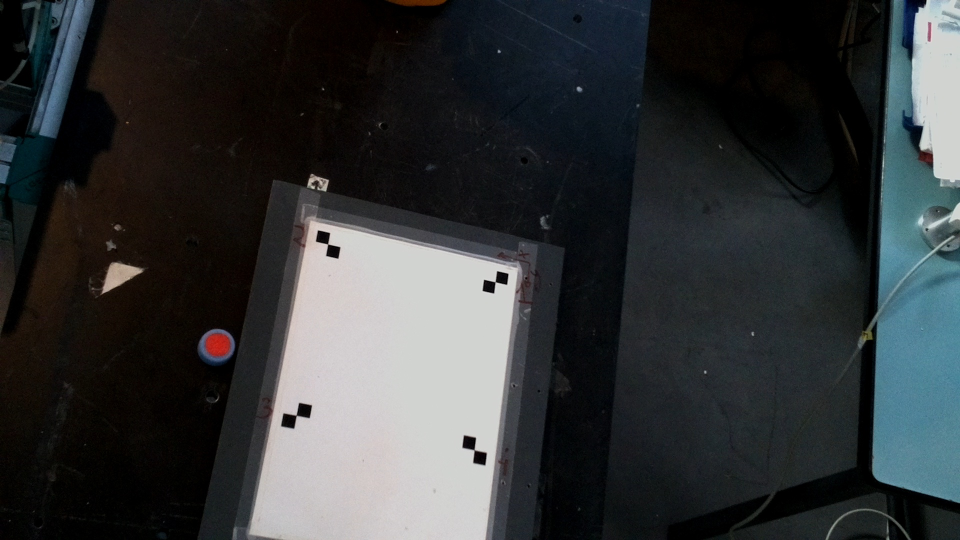
#> input picture src/images/mire/imamire.jpg, 1920 x 1080 px, found by its file name (shown at 1/2 size)
$ python homography_retification.py
#> lines starting #> are read from the running program, lines starting #| are printed output that depends on the picture; after the words box and inside, x2 and y2 are one past the last pixel; in counts of white or black regions, pixels touching at a corner belong together
import cv2
import numpy as np

def overprinting_outline_targe(image_path: str, pixels: np.array, color: tuple, thickness: int) -> None:
#> called with image_path = 'src/images/sources/mire/imamire.jpg', pixels = array of shape (4, 2), color = (0, 255, 0), thickness = 1
    image = cv2.imread(image_path)
#> image is the input picture: shape (1080, 1920, 3); mean B, G, R 55.2, 53.9, 51.1

    if image is None:
        raise FileNotFoundError(f"Image not found at path: {image}")

    pixels = pixels.astype(np.int32)    # Convert the np array pixels to integer for the line function of cv2

    for pixel in range(len(pixels)):
        cv2.line(image, tuple(pixels[pixel]), tuple(pixels[(pixel + 1) % len(pixels)]), color, thickness)
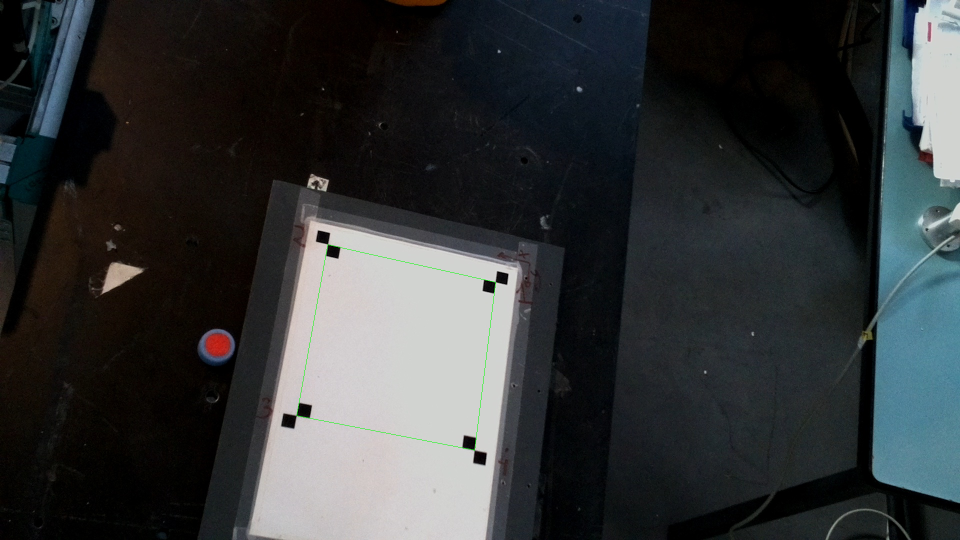
#> image: shape (1080, 1920, 3) (shown at 1/2 size); 0.07% of pixels changed, all inside (x1, y1, x2, y2) = (593, 489, 992, 901)

    cv2.imwrite("src/images/generated/mire/outline_target.png", image)
    cv2.waitKey(0)
    cv2.destroyAllWindows()

def processImage(image_path: str, srcPoints):
    image = cv2.imread(image_path)
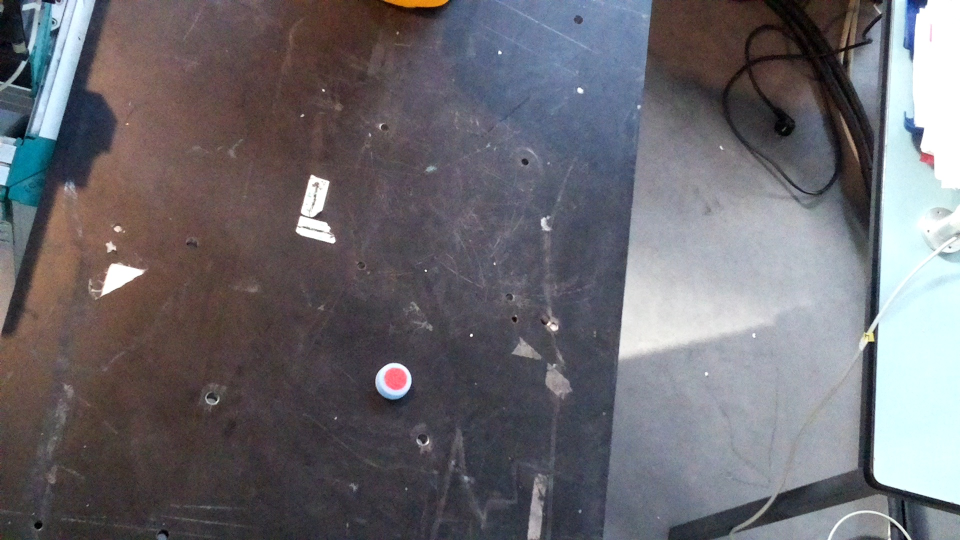
#> input picture src/images/bouchon/imabouchon1.jpg, 1920 x 1080 px, found by its file name (shown at 1/2 size)
#> image is the input picture: shape (1080, 1920, 3); mean B, G, R 110.9, 105.4, 107.6

    if image is None:
        raise FileNotFoundError(f"Image not found at path: {image}")

    target_points  = np.array([[0, 0], [167, 0], [167, 167], [0, 167]], dtype=np.float32)
    homography, _ = cv2.findHomography(srcPoints, target_points )
#> homography = [[-0.481, -0.0601, 510.4], [-0.11, 0.493, -168.9], [-0.000114, 0.000141, 1]]
    transformed_image = cv2.warpPerspective(image, homography, (168, 168))
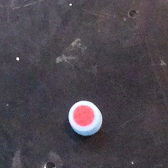
#> transformed_image: shape (168, 168, 3); mean B, G, R 78.2, 70.3, 76.4

    cv2.imwrite("src/images/generated/bouchon/transformed_image.png", transformed_image)
    cv2.waitKey(0)
    cv2.destroyAllWindows()

def read_out_file(file_path: str) -> None:
    with open(file_path, 'r') as out_file:
        print(out_file.read())

image_path = "src/images/sources/mire/imamire.jpg"
pixels_mire_source = np.array([[991, 564], [655, 489], [593, 831], [949, 900]], dtype=np.float32)
color = (0, 255, 0)
thickness = 1

overprinting_outline_targe(image_path=image_path, pixels=pixels_mire_source, color=color, thickness=thickness)
processImage("src/images/sources/bouchon/imabouchon1.jpg", pixels_mire_source)
# read_out_file("listepoints.out")
